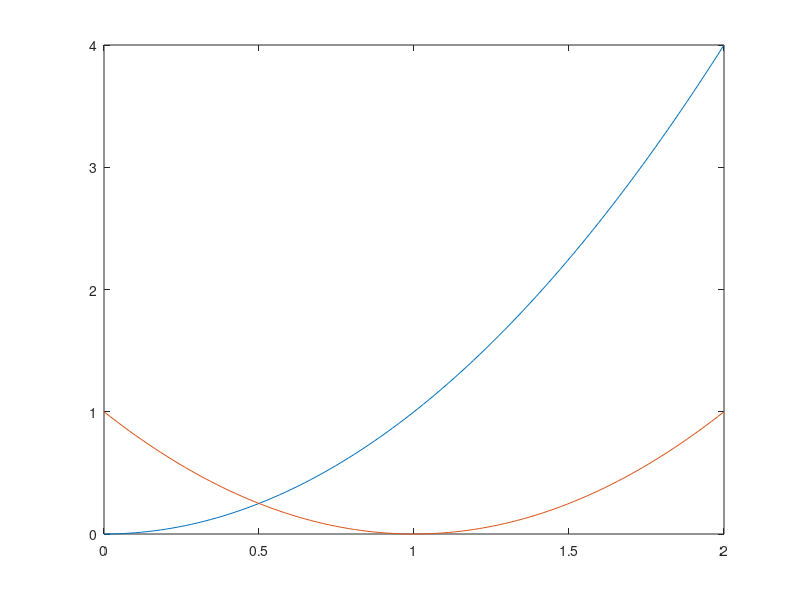

The MATLAB source for this figure:
%INLINE MI PERMETTE DI STAMPARE DUE FUNZIONI SU UN UNICO GRAFICO!!;
f1=inline('x.^2');
f2=inline('(x-1).^2');
x=linspace(0,2);
y1=f1(x);
y2=f2(x);
plot(x,y1,x,y2);
